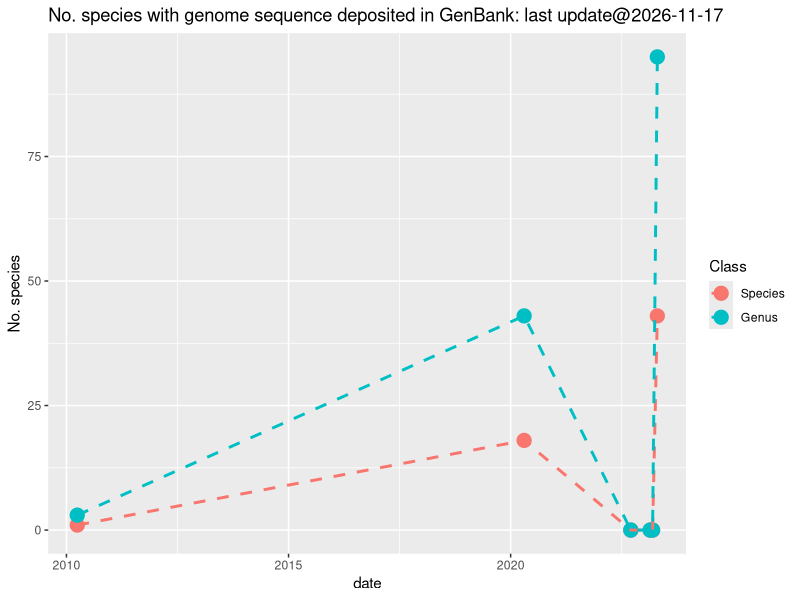

R code for this plot:
#plot.no_genome_deposited.R


library(tidyverse)
library(ggplot2)
library(lubridate)

list20220915 <- read_csv("aquatic_organism_genome_size_2022_0915.csv")
list20230221 <- read_csv("aquatic_organism_genome_size_2023_0221.csv")
list20230313 <- read_csv("aquatic_organism_genome_size_2023_0313.csv")
list20230329 <- read_csv("aquatic_organism_genome_size_2023_0329.csv")
list20230421 <- read_csv("aquatic_organism_genome_size_2023_0421.csv")


No_sp_genome_20100331 <- 1
No_sp_genome_20200421 <- 18
No_sp_genome_20220915 <- sum(!is.na(list20220915$Genome_size_of_the_species_Mbp)) 
No_sp_genome_20230221 <- sum(!is.na(list20230221$Genome_size_of_the_species_Mbp)) 
No_sp_genome_20230313 <- sum(!is.na(list20230313$Genome_size_of_the_species_Mbp)) 
No_sp_genome_20230329 <- sum(!is.na(list20230329$Genome_size_of_the_species_Mbp)) 
No_sp_genome_20230421 <- sum(!is.na(list20230421$Genome_size_of_the_species_Mbp)) 


No_sp_genus_20100331 <- 3
No_sp_genus_20200421 <- 43
No_genus_genome_20220915 <- sum(!is.na(list20220915$Average_genome_size_of_the_genus_Mbp)) 
No_genus_genome_20230221 <- sum(!is.na(list20230221$Average_genome_size_of_the_genus_Mbp)) 
No_genus_genome_20230313 <- sum(!is.na(list20230313$Average_genome_size_of_the_genus_Mbp)) 
No_genus_genome_20230329 <- sum(!is.na(list20230329$Average_genome_size_of_the_genus_Mbp)) 
No_genus_genome_20230421 <- sum(!is.na(list20230421$Average_genome_size_of_the_genus_Mbp)) 


genome_chronology <- tibble(
  date = c(ymd("2010-03-31"),ymd("2020-04-21"),ymd("2022-09-15"), 
           ymd("2023-02-21"),ymd("2023-03-13"),ymd("2023-04-21")), 
  Species = c(No_sp_genome_20100331, No_sp_genome_20200421, No_sp_genome_20220915,
              No_sp_genome_20230221,No_sp_genome_20230313, No_sp_genome_20230421),
  Genus = c(No_sp_genus_20100331,No_sp_genus_20200421,No_genus_genome_20220915,
            No_genus_genome_20230221,No_genus_genome_20230313,No_genus_genome_20230421)
            )

Taxonomic_class_lab <- c("Species","Genus")

genome_chronology <- genome_chronology %>% 
  tidyr::gather(Levels, Value, -date) %>% mutate(Class = factor(Levels, levels=Taxonomic_class_lab))

current_day <-  Sys.Date()
title_lab <- paste0("No. species with genome sequence deposited in GenBank: last update@",current_day)
plot_sp_level <- ggplot(data = genome_chronology, aes(x=date, y = Value, color=Class, group=Class)) + 
  geom_point(size=4.5) + 
  geom_line(linetype = "dashed", linewidth = 1) +
  labs(y="No. species", title=title_lab)

png("No_sp_genome_deposited.png", width = 600, height = 400)
plot_sp_level
dev.off()
